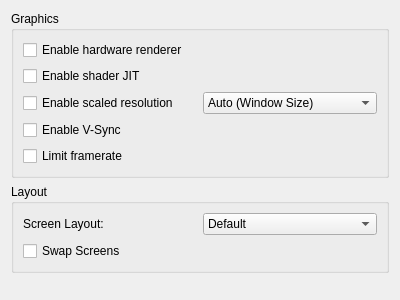
<?xml version="1.0" encoding="UTF-8"?>
<ui version="4.0">
 <class>ConfigureGraphics</class>
 <widget class="QWidget" name="ConfigureGraphics">
  <property name="geometry">
   <rect>
    <x>0</x>
    <y>0</y>
    <width>400</width>
    <height>300</height>
   </rect>
  </property>
  <property name="windowTitle">
   <string>Form</string>
  </property>
  <layout class="QVBoxLayout" name="verticalLayout">
   <item>
    <layout class="QVBoxLayout" name="verticalLayout_3">
     <item>
      <widget class="QGroupBox" name="groupBox">
       <property name="title">
        <string>Graphics</string>
       </property>
       <layout class="QVBoxLayout" name="verticalLayout_2">
        <item>
         <widget class="QCheckBox" name="toggle_hw_renderer">
          <property name="text">
           <string>Enable hardware renderer</string>
          </property>
         </widget>
        </item>
        <item>
         <widget class="QCheckBox" name="toggle_shader_jit">
          <property name="text">
           <string>Enable shader JIT</string>
          </property>
         </widget>
        </item>
        <item>
          <layout class="QHBoxLayout" name="horizontalLayout">
            <item>
              <widget class="QCheckBox" name="toggle_scaled_resolution">
                <property name="text">
                  <string>Enable scaled resolution</string>
                </property>
              </widget>
            </item>
            <item>
              <widget class="QComboBox" name="resolution_factor_combobox">
                <item>
                  <property name="text">
                    <string notr="true">Auto (Window Size)</string>
                  </property>
                </item>
                <item>
                  <property name="text">
                    <string notr="true">Native (400x240)</string>
                  </property>
                </item>
                <item>
                  <property name="text">
                    <string notr="true">1.5x Native (600x360)</string>
                  </property>
                </item>
                <item>
                  <property name="text">
                    <string notr="true">2x Native (800x480)</string>
                  </property>
                </item>
                <item>
                  <property name="text">
                    <string notr="true">2.5x Native (1000x600)</string>
                  </property>
                </item>
                <item>
                  <property name="text">
                    <string notr="true">3x Native (1200x720)</string>
                  </property>
                </item>
                <item>
                  <property name="text">
                    <string notr="true">4x Native (1600x960)</string>
                  </property>
                </item>
                <item>
                  <property name="text">
                    <string notr="true">5x Native (2000x1200)</string>
                  </property>
                </item>
                <item>
                  <property name="text">
                    <string notr="true">6x Native (2400x1440)</string>
                  </property>
                </item>
                <item>
                  <property name="text">
                    <string notr="true">7x Native (2800x1680)</string>
                  </property>
                </item>
                <item>
                  <property name="text">
                    <string notr="true">8x Native (3200x1920)</string>
                  </property>
                </item>
              </widget>
            </item>
          </layout>
        </item>
        <item>
         <widget class="QCheckBox" name="toggle_vsync">
          <property name="text">
           <string>Enable V-Sync</string>
          </property>
         </widget>
        </item>
        <item>
         <widget class="QCheckBox" name="toggle_framelimit">
          <property name="text">
           <string>Limit framerate</string>
          </property>
         </widget>
        </item>
       </layout>
      </widget>
     </item>
    </layout>
   </item>
   <item>
    <widget class="QGroupBox" name="groupBox2">
     <property name="title">
      <string>Layout</string>
     </property>
     <layout class="QHBoxLayout" name="horizontalLayout_3">
      <item>
       <layout class="QVBoxLayout" name="verticalLayout_2">
        <item>
         <layout class="QHBoxLayout" name="horizontalLayout_3">
          <item>
           <widget class="QLabel" name="label1">
            <property name="text">
             <string>Screen Layout:</string>
            </property>
           </widget>
          </item>
          <item>
           <widget class="QComboBox" name="layout_combobox">
            <item>
             <property name="text">
              <string notr="true">Default</string>
             </property>
            </item>
            <item>
             <property name="text">
              <string notr="true">Single Screen</string>
             </property>
            </item>
            <item>
             <property name="text">
              <string notr="true">Large Screen</string>
             </property>
            </item>
           </widget>
          </item>
         </layout>
        </item>
        <item>
         <widget class="QCheckBox" name="swap_screen">
          <property name="text">
           <string>Swap Screens</string>
          </property>
         </widget>
        </item>
       </layout>
      </item>
     </layout>
    </widget>
   </item>
   <item>
    <spacer name="verticalSpacer">
     <property name="orientation">
      <enum>Qt::Vertical</enum>
     </property>
     <property name="sizeHint" stdset="0">
      <size>
       <width>20</width>
       <height>40</height>
      </size>
     </property>
    </spacer>
   </item>
  </layout>
 </widget>
 <resources/>
 <connections>
  <connection>
   <sender>toggle_scaled_resolution</sender>
   <signal>toggled(bool)</signal>
   <receiver>resolution_factor_combobox</receiver>
   <slot>setEnabled(bool)</slot>
  </connection>
 </connections>
</ui>
